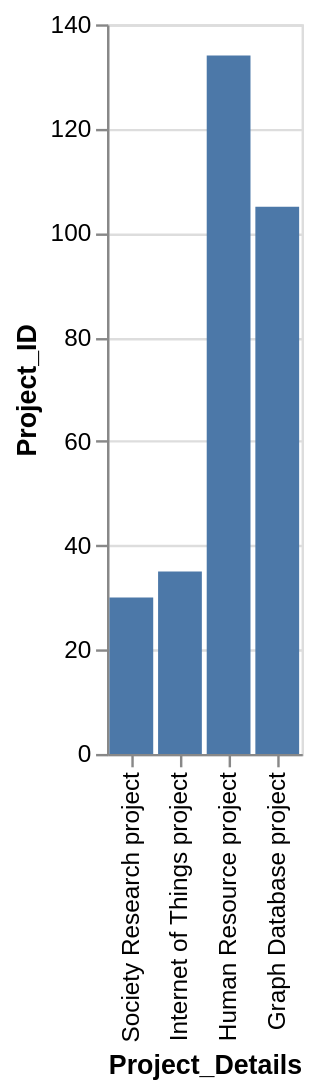

This figure's Vega-Lite source:
### Vega-Lite specification from a JSON file in a GitHub repository (floating-point values rounded to 4 significant figures)
{"data": {"values": [{"x_data": "Society Research project", "y_data": 30}, {"x_data": "Internet of Things project", "y_data": 35}, {"x_data": "Graph Database project", "y_data": 105}, {"x_data": "Human Resource project", "y_data": 134}]}, "mark": "bar", "encoding": {"x": {"field": "x_data", "type": "nominal", "title": "Project_Details", "sort": "descending"}, "y": {"field": "y_data", "type": "quantitative", "title": "Project_ID"}}}
